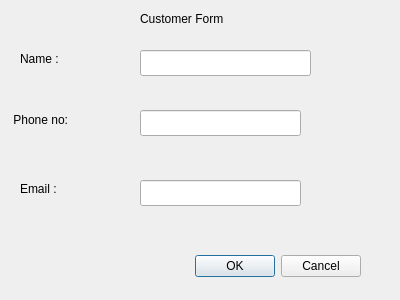
<?xml version="1.0" encoding="UTF-8"?>
<ui version="4.0">
 <class>AddCustomerDialog</class>
 <widget class="QDialog" name="AddCustomerDialog">
  <property name="geometry">
   <rect>
    <x>0</x>
    <y>0</y>
    <width>400</width>
    <height>300</height>
   </rect>
  </property>
  <property name="windowTitle">
   <string>Dialog</string>
  </property>
  <widget class="QDialogButtonBox" name="buttonBox">
   <property name="geometry">
    <rect>
     <x>20</x>
     <y>250</y>
     <width>341</width>
     <height>32</height>
    </rect>
   </property>
   <property name="orientation">
    <enum>Qt::Orientation::Horizontal</enum>
   </property>
   <property name="standardButtons">
    <set>QDialogButtonBox::StandardButton::Cancel|QDialogButtonBox::StandardButton::Ok</set>
   </property>
  </widget>
  <widget class="QLineEdit" name="NameEdit">
   <property name="geometry">
    <rect>
     <x>140</x>
     <y>50</y>
     <width>171</width>
     <height>26</height>
    </rect>
   </property>
  </widget>
  <widget class="QLineEdit" name="phoneEdit">
   <property name="geometry">
    <rect>
     <x>140</x>
     <y>110</y>
     <width>161</width>
     <height>26</height>
    </rect>
   </property>
  </widget>
  <widget class="QLineEdit" name="emailEdit">
   <property name="geometry">
    <rect>
     <x>140</x>
     <y>180</y>
     <width>161</width>
     <height>26</height>
    </rect>
   </property>
  </widget>
  <widget class="QLabel" name="label">
   <property name="geometry">
    <rect>
     <x>20</x>
     <y>50</y>
     <width>66</width>
     <height>18</height>
    </rect>
   </property>
   <property name="text">
    <string>Name :</string>
   </property>
  </widget>
  <widget class="QLabel" name="label_2">
   <property name="geometry">
    <rect>
     <x>10</x>
     <y>110</y>
     <width>81</width>
     <height>20</height>
    </rect>
   </property>
   <property name="text">
    <string> Phone no:</string>
   </property>
  </widget>
  <widget class="QLabel" name="label_3">
   <property name="geometry">
    <rect>
     <x>20</x>
     <y>180</y>
     <width>51</width>
     <height>18</height>
    </rect>
   </property>
   <property name="text">
    <string>Email :</string>
   </property>
  </widget>
  <widget class="QLabel" name="label_4">
   <property name="geometry">
    <rect>
     <x>140</x>
     <y>10</y>
     <width>111</width>
     <height>18</height>
    </rect>
   </property>
   <property name="text">
    <string>Customer Form</string>
   </property>
  </widget>
 </widget>
 <resources/>
 <connections>
  <connection>
   <sender>buttonBox</sender>
   <signal>accepted()</signal>
   <receiver>AddCustomerDialog</receiver>
   <slot>accept()</slot>
   <hints>
    <hint type="sourcelabel">
     <x>248</x>
     <y>254</y>
    </hint>
    <hint type="destinationlabel">
     <x>157</x>
     <y>274</y>
    </hint>
   </hints>
  </connection>
  <connection>
   <sender>buttonBox</sender>
   <signal>rejected()</signal>
   <receiver>AddCustomerDialog</receiver>
   <slot>reject()</slot>
   <hints>
    <hint type="sourcelabel">
     <x>316</x>
     <y>260</y>
    </hint>
    <hint type="destinationlabel">
     <x>286</x>
     <y>274</y>
    </hint>
   </hints>
  </connection>
 </connections>
</ui>
